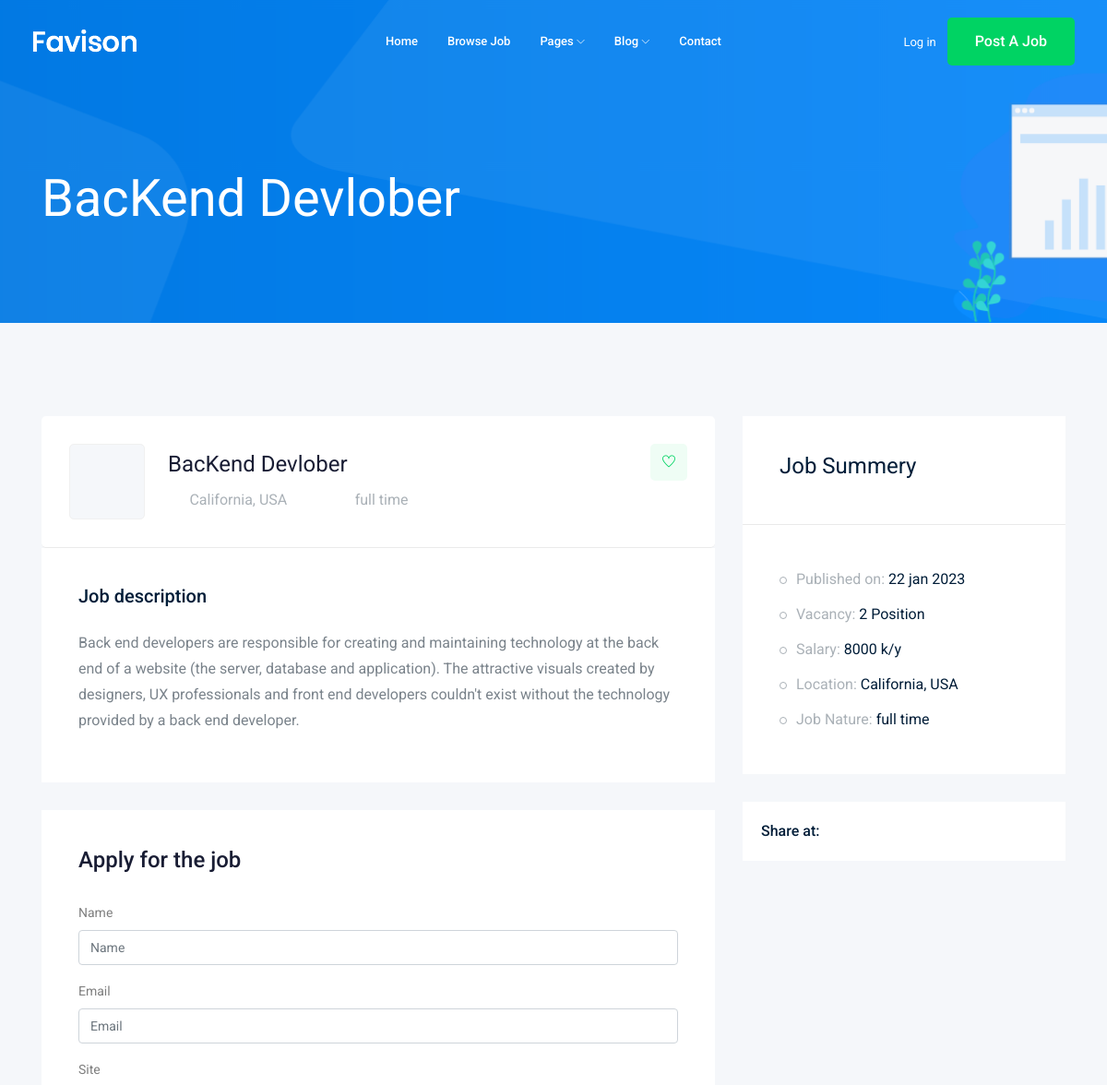
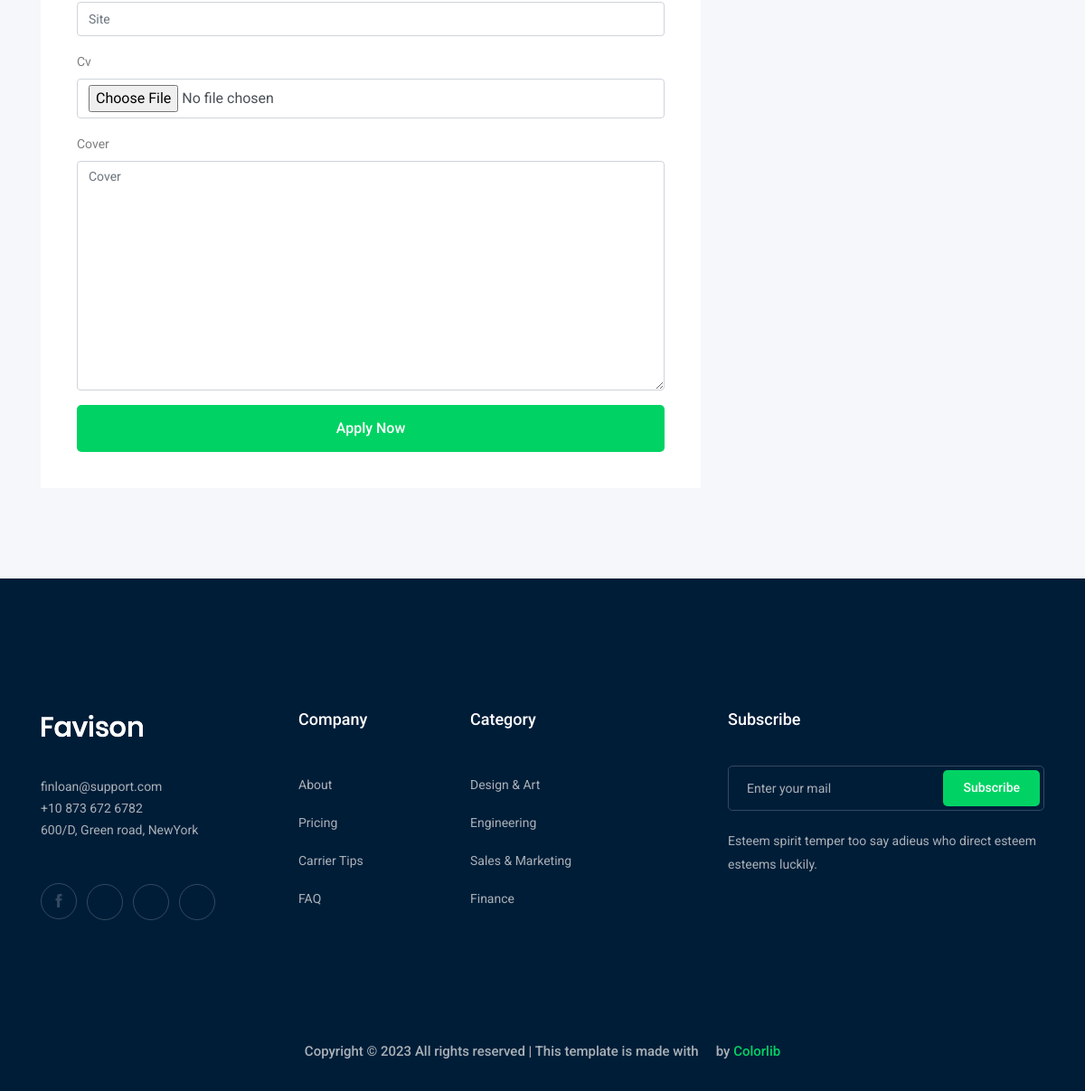
The app's page /jobs/backend-devlober with its own data (2 pictures, top to bottom).
### job/models.py (models this page shows, shortened)
class Job (models.Model):
    user=models.ForeignKey(User,related_name='job_user',on_delete=models.CASCADE)
    title = models.CharField(max_length=200)
    job_type = models.CharField(max_length=15, choices=JOB_TYPE)
    description = models.TextField(max_length=1000)
    image = models.ImageField(upload_to=upload_img,)
    published_at = models.DateTimeField(auto_now=True)
    vacancy = models.IntegerField(default=1)
    salary = models.IntegerField(default=0)
    experience = models.IntegerField(default=1)
    category = models.ForeignKey(
        'category', on_delete=models.CASCADE, related_name='category')
    slug = models.SlugField(blank=True, null=True)
    def __str__(self):
        return self.title

### job/views.py (the view)
# urls.py: path('jobs/<slug:job_slug>', job_details),
def job_details(request, job_slug):
    detail = Job.objects.get(slug=job_slug)
    if request.method == 'POST':
        form = ApplyForm(request.POST, request.FILES)
        if form.is_valid():
            myform = form.save(commit=False)
            myform.job = detail
            myform.save()
    else:
        form = ApplyForm()
    context = {'job':detail ,"apply": form}
    return render(request, 'job_details.html', context)

### job/forms.py
class ApplyForm(forms.ModelForm):
    class Meta:
        model = Apply_job
        exclude = ('job',)

### job/templates/job_details.html (shortened to what this page needs)
{% extends 'base.html' %}
{% load bootstrap4 %}
{% block body %}
<div class="bradcam_area bradcam_bg_1">
  <div class="container">
    <div class="row">
      <div class="col-xl-12">
        <div class="bradcam_text">
          <h3>{{job}}</h3>
        </div>
      </div>
    </div>
  </div>
</div>
<div class="job_details_area">
  <div class="container">
    <div class="row">
      <div class="col-lg-8">
        <div class="job_details_header">
          <div class="single_jobs white-bg d-flex justify-content-between">
            <div class="jobs_left d-flex align-items-center">
              <div class="thumb">
              </div>
              <div class="jobs_conetent">
                <a href="#">
                  <h4>{{job}}</h4>
                </a>
                <div class="links_locat d-flex align-items-center">
                  <div class="location">
                    <p><i class="fa fa-map-marker"></i> California, USA</p>
                  </div>
                  <div class="location">
                    <p><i class="fa fa-clock-o"></i> {{job.job_type}}</p>
                  </div>
                </div>
              </div>
            </div>
            <div class="jobs_right">
              <div class="apply_now">
                <a class="heart_mark" href="#">
                  <i class="ti-heart"></i>
                </a>
              </div>
            </div>
          </div>
        </div>
        <div class="descript_wrap white-bg">
          <div class="single_wrap">
            <h4>Job description</h4>
            <p>
              {{job.description}}
            </p>
          </div>
        </div>
        <div class="apply_job_form white-bg">
          <h4>Apply for the job</h4>
          <form method="POST" enctype="multipart/form-data">
            {% bootstrap_form apply %}
            {% buttons %}
            <button class="boxed-btn3 w-100" type="submit">Apply Now</button>
            {% endbuttons %}
          </form>
        </div>
      </div>
      <div class="col-lg-4">
        <div class="job_sumary">
          <div class="summery_header">
            <h3>Job Summery</h3>
          </div>
          <div class="job_content">
            <ul>
              <li>Published on: <span>{{job.published_at | date:'d b Y'}}</span></li>
              <li>Vacancy: <span>{{job.vacancy}} Position</span></li>
              <li>Salary: <span>{{job.salary}} k/y</span></li>
              <li>Location: <span>California, USA</span></li>
              <li>Job Nature: <span> {{job.job_type}}</span></li>
            </ul>
          </div>
        </div>
        <div class="share_wrap d-flex">
          <span>Share at:</span>
          <ul>
            <li>
              <a href="#"> <i class="fa fa-facebook"></i></a>
            </li>
            <li>
              <a href="#"> <i class="fa fa-google-plus"></i></a>
            </li>
            <li>
              <a href="#"> <i class="fa fa-twitter"></i></a>
            </li>
            <li>
              <a href="#"> <i class="fa fa-envelope"></i></a>
            </li>
          </ul>
        </div>
        <div class="job_location_wrap">
          <div class="job_lok_inner">
            <div id="map" style="height: 200px"></div>
          </div>
        </div>
      </div>
    </div>
  </div>
</div>
{% endblock body %}

### records on screen
Job: title "BacKend Devlober", job_type "full time", description "Back end developers are responsible for creating and maintaining technology at the back end of a website (the server, database and application). The attractive visuals created by designers, UX professionals and front end developers couldn't exist without the technology provided by a back end developer.", published_at "22 jan 2023", vacancy "2", salary "8000"
